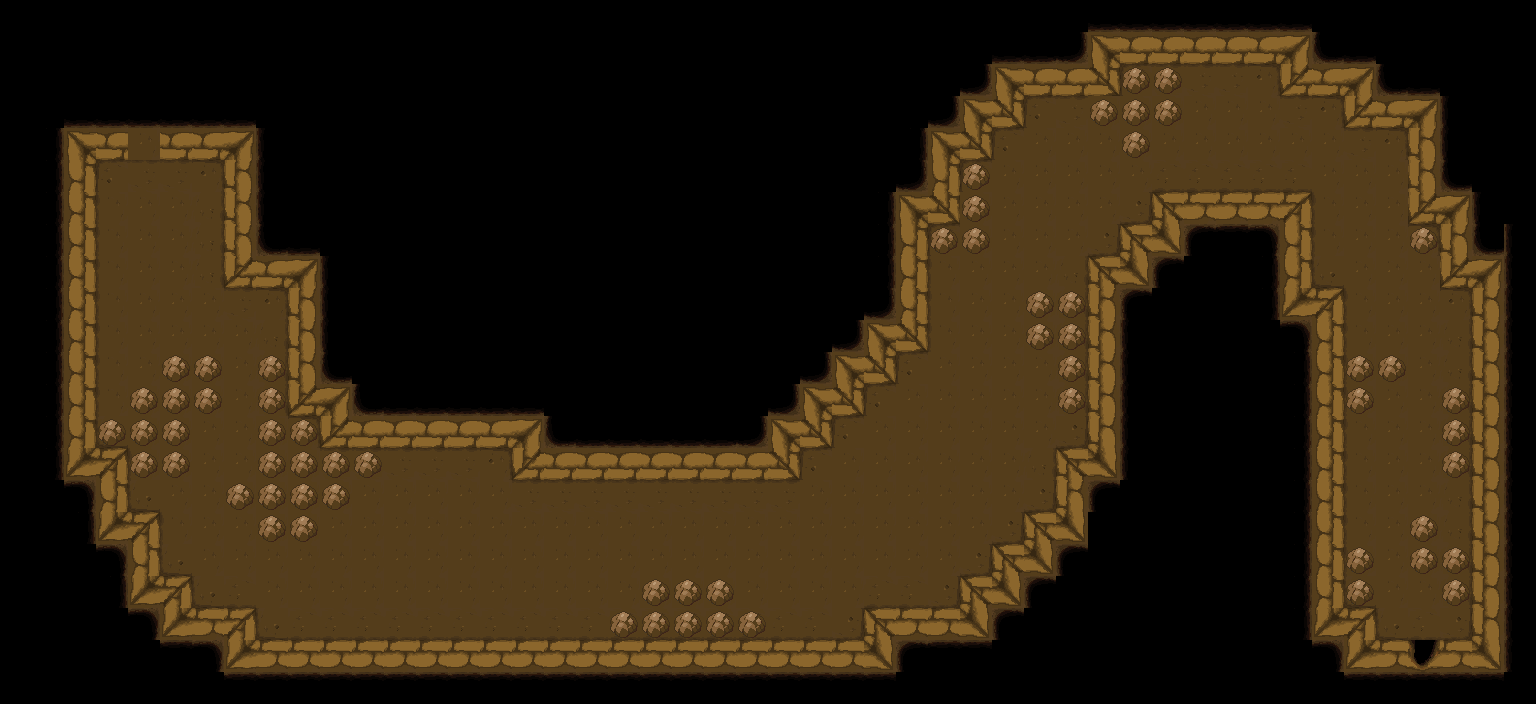

This game map was drawn from its Tiled (.tmx) file and the tilesets committed beside it. A one-line description and the full map source follow:
An orthogonal 48x22 tile map with 32x32 px tiles, 2 tile layers (Background, Obstacles) and 5 objects (2x NPC2, SpawnPlayer, NPC, Cave).

<map version="1.10" tiledversion="1.11.2" orientation="orthogonal" renderorder="right-down" width="48" height="22" tilewidth="32" tileheight="32" infinite="0" nextlayerid="9" nextobjectid="13">
 <editorsettings>
  <export target="../public/assets/maps/map-level-03.json" format="json" />
 </editorsettings>
 <tileset firstgid="1" source="tileset.tsx" />
 <layer id="1" name="Background" width="48" height="22">
  <data encoding="csv">
19,19,19,19,19,19,19,19,19,19,19,19,19,19,19,19,19,19,19,19,19,19,19,19,19,19,19,19,19,19,19,19,19,19,16,16,16,16,16,16,16,19,19,19,19,19,19,19,
19,19,19,19,19,19,19,19,19,19,19,19,19,19,19,19,19,19,19,19,19,19,19,19,19,19,19,19,19,19,19,16,16,21,61,61,61,61,61,61,61,20,16,19,19,19,19,19,
19,19,19,19,19,19,19,19,19,19,19,19,19,19,19,19,19,19,19,19,19,19,19,19,19,19,19,19,19,19,21,61,61,61,61,48,51,51,51,49,61,61,61,20,16,19,19,19,
19,19,16,16,16,16,16,16,19,19,19,19,19,19,19,19,19,19,19,19,19,19,19,19,19,19,19,19,19,21,61,61,48,51,61,61,61,61,61,61,51,49,61,61,61,31,19,19,
19,17,61,61,61,61,61,61,31,19,19,19,19,19,19,19,19,19,19,19,19,19,19,19,19,19,19,19,17,61,61,48,61,61,61,61,61,61,61,61,61,61,51,49,61,31,19,19,
19,17,61,48,51,51,49,61,31,19,19,19,19,19,19,19,19,19,19,19,19,19,19,19,19,19,19,19,21,61,48,61,61,61,61,61,81,81,81,81,81,61,61,61,61,20,19,19,
19,17,61,36,61,61,66,61,31,19,19,19,19,19,19,19,19,19,19,19,19,19,19,19,19,19,19,17,61,61,61,61,61,61,61,64,61,61,61,61,61,36,61,61,61,61,31,19,
19,17,61,36,61,61,66,61,20,16,19,19,19,19,19,19,19,19,19,19,19,19,19,19,19,19,19,17,61,48,61,61,61,61,64,61,61,5,18,6,61,36,61,61,49,61,20,31,
19,17,61,36,61,61,66,61,61,61,31,19,19,19,19,19,19,19,19,19,19,19,19,19,19,19,19,17,61,36,61,61,61,66,61,61,5,19,19,17,61,63,61,61,61,61,61,31,
19,17,61,36,61,61,61,51,49,61,31,19,19,19,19,19,19,19,19,19,19,19,19,19,19,19,19,21,61,36,61,61,61,66,61,5,19,19,19,17,61,61,36,61,61,49,61,31,
19,17,61,36,61,61,61,61,66,61,31,19,19,19,19,19,19,19,19,19,19,19,19,19,19,19,21,61,61,36,61,61,61,66,61,31,19,19,19,19,6,61,36,61,61,66,61,31,
19,17,61,36,61,61,61,61,66,61,20,19,19,19,19,19,19,19,19,19,19,19,19,19,19,21,61,61,48,61,61,61,61,66,61,31,19,19,19,19,17,61,36,61,61,66,61,31,
19,17,61,36,61,61,61,61,66,61,61,20,16,16,16,16,16,19,19,19,19,19,19,19,21,61,61,48,61,61,61,61,61,66,61,31,19,19,19,19,17,61,36,61,61,66,61,31,
19,17,61,63,61,61,61,61,61,49,61,61,61,61,61,61,61,20,16,16,16,16,16,21,61,61,48,61,61,61,61,61,61,64,61,31,19,19,19,19,17,61,36,61,61,66,61,31,
19,17,61,61,36,61,61,61,61,61,51,51,51,51,51,49,61,61,61,61,61,61,61,61,61,48,61,61,61,61,61,61,66,61,61,31,19,19,19,19,17,61,36,61,61,66,61,31,
19,19,6,61,63,61,61,61,61,61,61,61,61,61,61,61,51,51,51,51,51,51,51,51,51,61,61,61,61,61,61,61,64,61,5,19,19,19,19,19,17,61,36,61,61,66,61,31,
19,19,17,61,61,36,61,61,61,61,61,61,61,61,61,61,61,61,61,61,61,61,61,61,61,61,61,61,61,61,61,64,61,61,19,19,19,19,19,19,17,61,36,61,61,66,61,31,
19,19,19,6,61,63,61,61,61,61,61,61,61,61,61,61,61,61,61,61,61,61,61,61,61,61,61,61,61,61,64,61,61,5,19,19,19,19,19,19,17,61,36,61,61,66,61,31,
19,19,19,17,61,61,63,81,61,61,61,61,61,61,61,61,61,61,61,61,61,61,61,61,61,61,61,81,81,64,61,61,5,19,19,19,19,19,19,19,17,61,63,61,61,66,61,31,
19,19,19,19,6,61,61,61,63,81,81,81,81,81,81,81,81,81,81,81,81,81,81,81,81,81,64,61,61,61,61,5,19,19,19,19,19,19,19,19,17,61,61,63,81,64,61,31,
19,19,19,19,19,18,6,61,61,61,61,61,61,61,61,61,61,61,61,61,61,61,61,61,61,61,61,61,5,18,18,19,19,19,19,19,19,19,19,19,19,6,61,61,61,61,61,31,
19,19,19,19,19,19,19,18,18,18,18,18,18,18,18,18,18,18,18,18,18,18,18,18,18,18,18,18,19,19,19,19,19,19,19,19,19,19,19,19,19,19,18,18,18,18,18,19
</data>
 </layer>
 <layer id="2" name="Obstacles" width="48" height="22">
  <data encoding="csv">
0,0,0,0,0,0,0,0,0,0,0,0,0,0,0,0,0,0,0,0,0,0,0,0,0,0,0,0,0,0,0,0,0,0,0,0,0,0,0,0,0,0,0,0,0,0,0,0,
0,0,0,0,0,0,0,0,0,0,0,0,0,0,0,0,0,0,0,0,0,0,0,0,0,0,0,0,0,0,0,0,0,0,32,34,34,34,34,34,35,0,0,0,0,0,0,0,
0,0,0,0,0,0,0,0,0,0,0,0,0,0,0,0,0,0,0,0,0,0,0,0,0,0,0,0,0,0,0,32,34,34,23,3,3,0,0,0,22,34,35,0,0,0,0,0,
0,0,0,0,0,0,0,0,0,0,0,0,0,0,0,0,0,0,0,0,0,0,0,0,0,0,0,0,0,0,32,23,0,0,3,3,3,0,0,0,0,0,22,34,35,0,0,0,
0,0,32,34,0,34,34,35,0,0,0,0,0,0,0,0,0,0,0,0,0,0,0,0,0,0,0,0,0,32,23,0,0,0,0,3,0,0,0,0,0,0,0,0,50,0,0,0,
0,0,47,0,0,0,0,50,0,0,0,0,0,0,0,0,0,0,0,0,0,0,0,0,0,0,0,0,0,47,3,0,0,0,0,0,0,0,0,0,0,0,0,0,50,0,0,0,
0,0,47,0,0,0,0,50,0,0,0,0,0,0,0,0,0,0,0,0,0,0,0,0,0,0,0,0,32,23,3,0,0,0,0,0,7,78,78,78,8,0,0,0,22,35,0,0,
0,0,47,0,0,0,0,50,0,0,0,0,0,0,0,0,0,0,0,0,0,0,0,0,0,0,0,0,47,3,3,0,0,0,0,7,80,0,0,0,47,0,0,0,3,50,0,0,
0,0,47,0,0,0,0,22,34,35,0,0,0,0,0,0,0,0,0,0,0,0,0,0,0,0,0,0,47,0,0,0,0,0,7,80,0,0,0,0,47,0,0,0,0,22,35,0,
0,0,47,0,0,0,0,0,0,50,0,0,0,0,0,0,0,0,0,0,0,0,0,0,0,0,0,0,47,0,0,0,3,3,50,0,0,0,0,0,77,8,0,0,0,0,50,0,
0,0,47,0,0,0,0,0,0,50,0,0,0,0,0,0,0,0,0,0,0,0,0,0,0,0,0,32,23,0,0,0,3,3,50,0,0,0,0,0,0,47,0,0,0,0,50,0,
0,0,47,0,0,3,3,0,3,50,0,0,0,0,0,0,0,0,0,0,0,0,0,0,0,0,32,23,0,0,0,0,0,3,50,0,0,0,0,0,0,47,3,3,0,0,50,0,
0,0,47,0,3,3,3,0,3,22,35,0,0,0,0,0,0,0,0,0,0,0,0,0,0,32,23,0,0,0,0,0,0,3,50,0,0,0,0,0,0,47,3,0,0,3,50,0,
0,0,47,3,3,3,0,0,3,3,22,34,34,34,34,34,35,0,0,0,0,0,0,0,32,23,0,0,0,0,0,0,0,0,50,0,0,0,0,0,0,47,0,0,0,3,50,0,
0,0,77,8,3,3,0,0,3,3,3,3,0,0,0,0,22,34,34,34,34,34,34,34,23,0,0,0,0,0,0,0,0,7,80,0,0,0,0,0,0,47,0,0,0,3,50,0,
0,0,0,47,0,0,0,3,3,3,3,0,0,0,0,0,0,0,0,0,0,0,0,0,0,0,0,0,0,0,0,0,0,50,0,0,0,0,0,0,0,47,0,0,0,0,50,0,
0,0,0,77,8,0,0,0,3,3,0,0,0,0,0,0,0,0,0,0,0,0,0,0,0,0,0,0,0,0,0,0,7,80,0,0,0,0,0,0,0,47,0,0,3,0,50,0,
0,0,0,0,47,0,0,0,0,0,0,0,0,0,0,0,0,0,0,0,0,0,0,0,0,0,0,0,0,0,0,7,80,0,0,0,0,0,0,0,0,47,3,0,3,3,50,0,
0,0,0,0,77,8,0,0,0,0,0,0,0,0,0,0,0,0,0,0,3,3,3,0,0,0,0,0,0,0,7,80,0,0,0,0,0,0,0,0,0,47,3,0,0,3,50,0,
0,0,0,0,0,77,78,8,0,0,0,0,0,0,0,0,0,0,0,3,3,3,3,3,0,0,0,7,78,78,80,0,0,0,0,0,0,0,0,0,0,77,8,0,0,0,50,0,
0,0,0,0,0,0,0,77,78,78,78,78,78,78,78,78,78,78,78,78,78,78,78,78,78,78,78,80,0,0,0,0,0,0,0,0,0,0,0,0,0,0,77,78,79,78,80,0,
0,0,0,0,0,0,0,0,0,0,0,0,0,0,0,0,0,0,0,0,0,0,0,0,0,0,0,0,0,0,0,0,0,0,0,0,0,0,0,0,0,0,0,0,0,0,0,0
</data>
 </layer>
 <objectgroup id="3" name="SpawnPoints">
  <object id="4" name="SpawnPlayer" x="1410.33" y="615.5" width="14" height="14.3333" />
  <object id="9" name="NPC" x="1264" y="132">
   <properties>
    <property name="keyName" value="level-04" />
   </properties>
  </object>
  <object id="10" name="NPC2" x="884.667" y="473.333">
   <properties>
    <property name="keyName" value="level-05" />
   </properties>
  </object>
  <object id="11" name="NPC2" x="589.333" y="563.333">
   <properties>
    <property name="keyName" value="level-06" />
   </properties>
  </object>
 </objectgroup>
 <objectgroup id="4" name="Items" />
 <objectgroup id="5" name="Doors">
  <object id="8" name="Cave" gid="33" x="128" y="160" width="32" height="32">
   <properties>
    <property name="collides" type="bool" value="false" />
    <property name="goToWorld" value="map-level-04" />
    <property name="needKey" value="level-06" />
   </properties>
  </object>
 </objectgroup>
</map>
